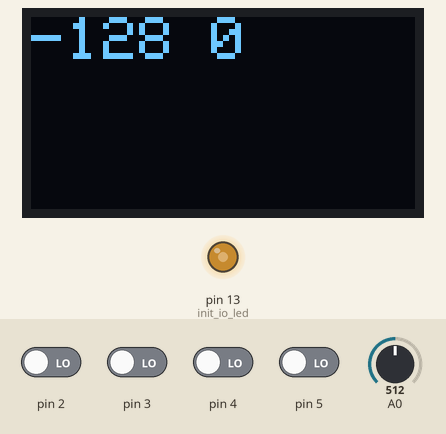
This program was run on a simulated Arduino Uno, built with avr-gcc and run on an emulated ATmega328P. Parts: 128×64 one-colour display, output pins drawn as LEDs (lit = HIGH). Inputs (shaded band) come from the test bench; at power-on: pin 2–5 LOW, A0 = 512.

Above: at 0.3 s.
1.3 s: A0 set to 0
At 2.5 s:
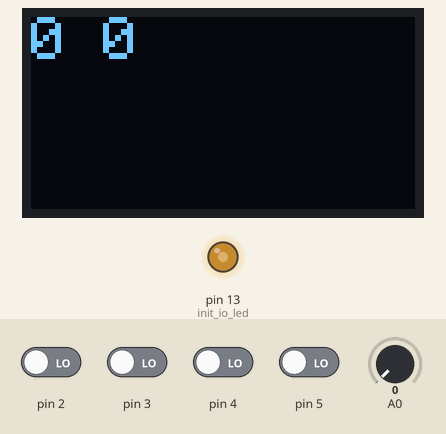
3.1 s: A0 set to 2
At 5.9 s:
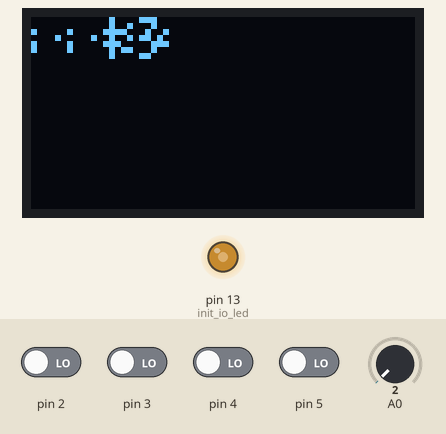
6.1 s: A0 set to 5
Timing chart, 0 to 9.1 s (numbered marks = the images above; inputs shaded):
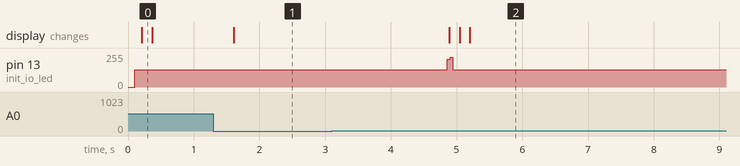

The program:

main.cpp
```cpp
#include <Arduino.h>

#include <fix_fft.h>

#include <SPI.h>
#include <Wire.h>
#include <Adafruit_GFX.h>
#include <Adafruit_SSD1306.h>

#define SAMPLES 128
#define M 7
#define ADC_CHANNEL 0

#define SCREEN_WIDTH 128
#define SCREEN_HEIGHT 64
#define OLED_RESET 4
#define OLED_ADDRESS 0x3C

int adc_counter = 0;
char vReal[SAMPLES], vImag[SAMPLES];

Adafruit_SSD1306 display(SCREEN_WIDTH, SCREEN_HEIGHT, &Wire, OLED_RESET);

//------------------------------------------------//
//                DECLARATIONS                    //
//------------------------------------------------//

void init_io_led();
void toggle_led();
void init_adc();
void startADC();
void init_timer();
void init_OLED(uint8_t oled_address);

ISR(ADC_vect)
{
  TIFR1 = (1 << OCF1B);

  vReal[adc_counter] = ADCH;
  vImag[adc_counter] = 0;

  adc_counter++;

  toggle_led();
}

void setup()
{
  // put your setup code here, to run once:
  init_adc();
  init_io_led();
  init_timer();

  init_OLED(OLED_ADDRESS);

  startADC();

  sei();
}

void loop()
{
  if (adc_counter == SAMPLES)
  {
    /*fix_fft(vReal, vImag, M, false);

    display.clearDisplay();

    //double dat;

    for (int i = 0; i < SAMPLES; i++)
    {
      display.drawPixel(i, sqrt(pow(vReal[i], 2) + pow(vImag[i], 2)), WHITE);
    }

    display.display();

    // delay(10);

    adc_counter = 0;*/

    display.clearDisplay();

    display.setCursor(0, 0);
    display.setTextColor(WHITE);
    display.setTextSize(2);
    display.print(int(vReal[0]));
    display.print(" ");
    display.print(int(vImag[0]));

    display.display();

    delay(1);

    adc_counter = 0;
  }
}

// ---------------------------- DEFINITIONS -------------------//
//                                                             //
// ------------------------------------------------------------//

void init_io_led()
{
  DDRB |= (1 << PB5);
}

void toggle_led()
{
  PORTB ^= (1 << PB5);
}

void init_adc()
{
  // REFS0 : select AVCC as reference
  // ADLAR : left adjust (8 bit mode by reading the ADCH)
  ADMUX |= (1 << REFS0) | (1 << ADLAR);

  // ADPS0 = 1 ADPS1 = 1 : set prescaller = 3 --> 2^3 = 8 (divide by 8)
  // ADEN : enable the ADC
  // ADATE : enable auto trigger, source is set by ADTS
  // ADIE : ADC interrupt at conversion is complete
  ADCSRA |= (1 << ADPS1) | (1 << ADPS0) | (1 << ADEN) | (1 << ADATE) | (1 << ADIE);

  // ADTS2 = 1 ADTS0 = 1 : select auto trigger source, Timer1 compare match B
  ADCSRB |= (1 << ADTS2) | (1 << ADTS0);
}

void startADC()
{
  ADCSRA |= (1 << ADSC);
}

void init_timer()
{
  // TIMER 1 for interrupt frequency 1 Hz:
  TCCR1A = 0; // set entire TCCR1A register to 0
  TCCR1B = 0; // same for TCCR1B

  TCNT1 = 0; // initialize counter value to 0

  // set compare match register for 1 Hz increments
  OCR1A = 15999; // = 16000000 / (256 * 1) - 1 (must be <65536)

  // Set CS12, CS11 and CS10 bits for prescaler
  // WGM12 = 1 turn on CTC mode
  TCCR1B |= (0 << CS12) | (0 << CS11) | (1 << CS10) | (1 << WGM12);
}

void init_OLED(uint8_t oled_address)
{
  display.begin(SSD1306_SWITCHCAPVCC, oled_address);
  display.clearDisplay();
  display.display();
}
```

Measured:
- after the input at 1.3 s, the display: changes after 0.31 s (image 1)
- after the input at 6.1 s, every drawn part: stays the same
